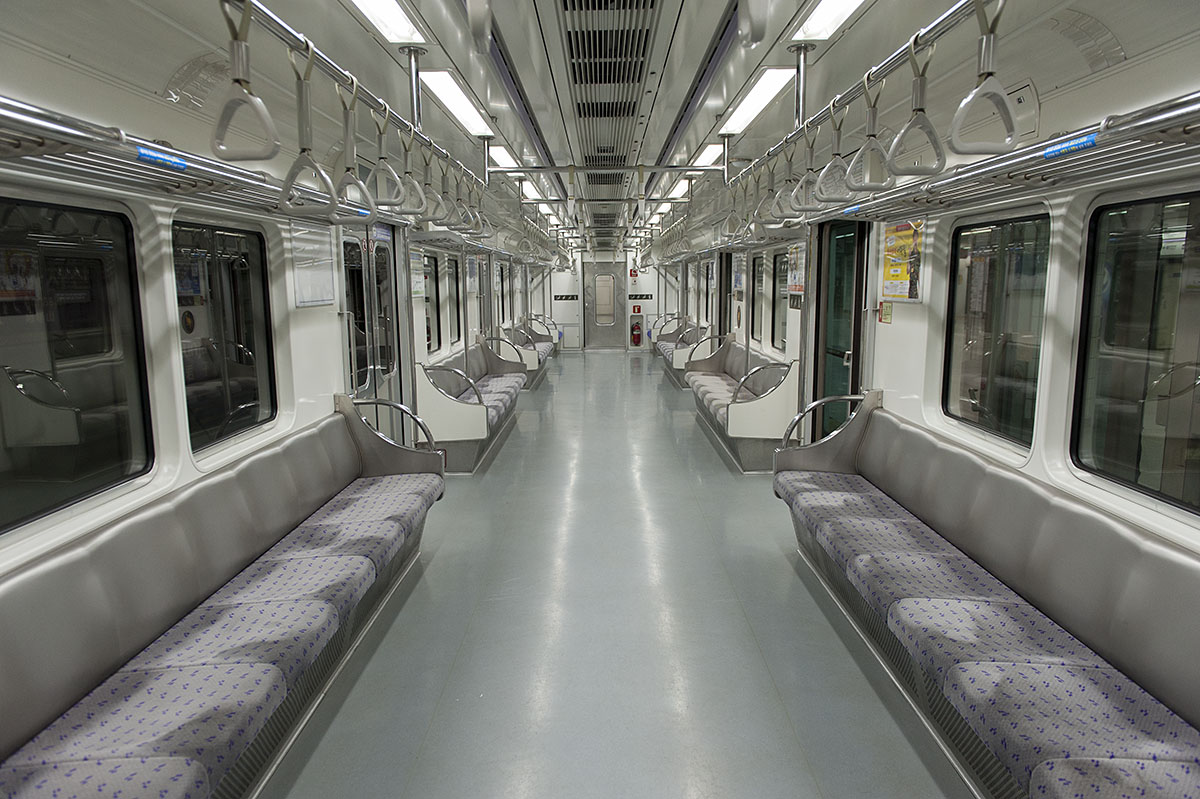
//> input picture inside/japi/image/org.jpeg, 1200 x 799 px
$ ./Japi   (built with g++ and OpenCV 4)
//> lines starting //> are read from the running program, lines starting //| are printed output that depends on the picture
#include <fstream>
#include <iostream>
#include <opencv2/core/core.hpp>
#include <opencv2/highgui/highgui.hpp>
#include <opencv2/imgproc/imgproc.hpp>

#include <math.h>
#include <opencv2/opencv.hpp>

void Show(char *str, IplImage *img)
{
    cvNamedWindow( str, 1);
    cvShowImage( str, img );
}

using namespace cv;
using namespace std;

#define SCALE 0.2
#define NUM 2
#define BINS 8

int main(int argc, char** argv)
{
    string imgNames[NUM] = { "/japi/japi2/image/org.jpeg", "/japi/japi2/image/now.jpeg"};

    Mat imgs[NUM];
    Mat imgsHLS[NUM];

    double matching_score;
    for (int i = 0; i < NUM; i++)
    {
        imgs[i] = imread(imgNames[i], IMREAD_COLOR);
//> imgs[0] is the input picture: 799 rows x 1200 cols, CV_8UC3; mean B, G, R 111.7, 117.5, 116.4
        if (imgs[i].data == 0)
        {
            cout << "Unable to read " << imgNames[i] << endl;
            return 0;
        }
        cvtColor(imgs[i], imgsHLS[i], COLOR_BGR2HLS  );//COLOR_BGR2HLS);
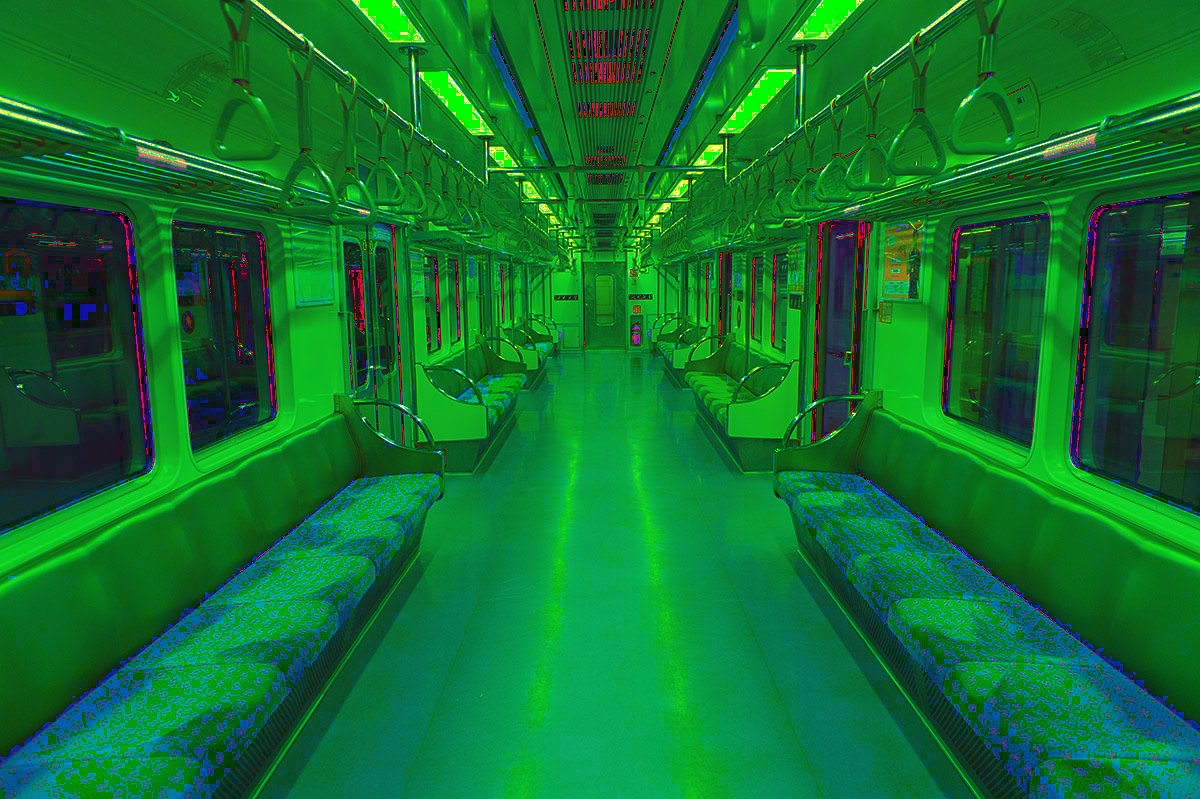
//> imgsHLS[0]: 799 rows x 1200 cols, CV_8UC3; mean B, G, R 47.4, 114.8, 15.7
    }

    Mat histogram[NUM];

    int channel_numbers[] = { 0, 1, 2 };
    for (int i = 0; i < NUM; i++)
    {
        int* number_bins = new int[imgsHLS[i].channels()];
        for (int ch = 0; ch < imgsHLS[i].channels(); ch++)
        {
            number_bins[ch] = BINS;
        }
        float ch_range[] = { 0.0, 255.0 };
        const float *channel_ranges[] = { ch_range, ch_range, ch_range };
        calcHist(&imgsHLS[i], 1, channel_numbers, Mat(), histogram[i], imgsHLS[i].channels(), number_bins, channel_ranges);
        normalize(histogram[i], histogram[i], 1.0);
    }

    cout << "Image Comparison by HISTCMP_CORREL   " << endl;
    for (int i = 0; i < NUM; i++)
    {
        for (int j = i + 1; j < NUM; j++)
        {
            matching_score = compareHist(histogram[i], histogram[j], HISTCMP_CORREL);
            cout << imgNames[i] << "-" << imgNames[j] << ", " << matching_score << endl;
        }
    }
//> this loop made 2 passes
//> matching_score on passes 1 to 2: 1, 1
//> after the loop, matching_score = 1

    std::ofstream outFile;
    outFile.open("/japi/db/temp");
    outFile << matching_score;
    outFile.close();

    return 0;
}
